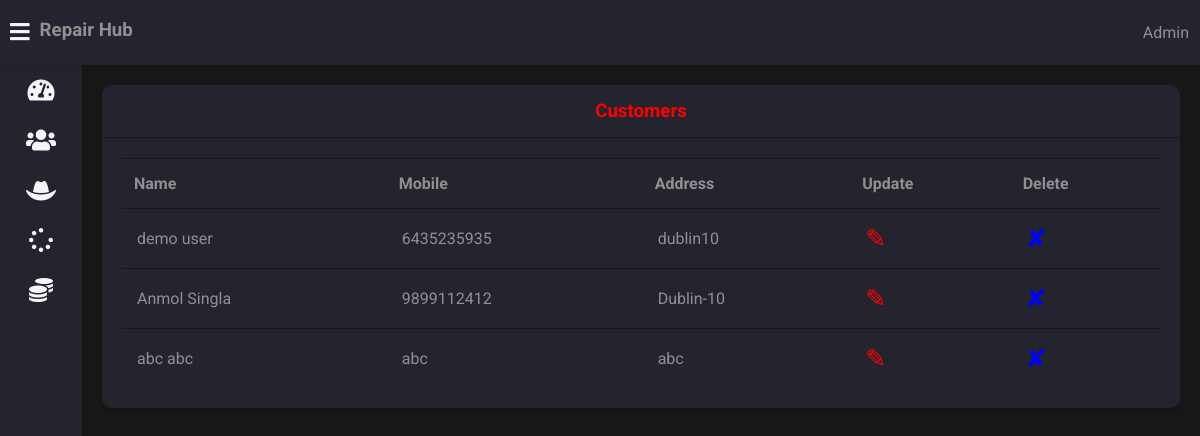
Page /admin-view-customer (signed in) on the committed database.
### vehicle/models.py (models this page shows, shortened)
class Customer(models.Model):
    user=models.OneToOneField(User,on_delete=models.CASCADE)
    profile_pic= models.ImageField(upload_to='profile_pic/CustomerProfilePic/',null=True,blank=True)
    address = models.CharField(max_length=40)
    mobile = models.CharField(max_length=20,null=False)
    @property
    def get_name(self):
        return self.user.first_name+" "+self.user.last_name

### vehicle/views.py (the view)
# urls.py: path('admin-view-customer',views.admin_view_customer_view,name='admin-view-customer'),
@login_required(login_url='adminlogin')
def admin_view_customer_view(request):
    customers=models.Customer.objects.all()
    return render(request,'vehicle/admin_view_customer.html',{'customers':customers})

### templates/vehicle/admin_view_customer.html
{% extends 'vehicle/adminbase.html' %} {% block content %} {% load static %}
<div class="wrapper">
  <div class="row">
    <div class="col-12 col-m-12 col-sm-12">
      <div class="card">
        <div class="card-header">
          <h3 style="color: red; text-align: center">Customers</h3>
        </div>
        <div class="card-content">
          <table>
            <thead>
              <tr>
                <th>Name</th>
                <th>Mobile</th>
                <th>Address</th>
                <th>Update</th>
                <th>Delete</th>
              </tr>
            </thead>
            <tbody>
              {% for c in customers %}
              <tr>
                <td>{{c.get_name}}</td>
                <td>{{c.mobile}}</td>
                <td>{{c.address}}</td>
                <td>
                  <a
                    style="color: red; text-decoration: none; font-size: 25px"
                    href="{% url 'update-customer' c.id  %}"
                    >&#9998;</a
                  >
                </td>
                <td>
                  <a
                    style="color: blue; text-decoration: none; font-size: 25px"
                    href="{% url 'delete-customer' c.id  %}"
                    >&#10008;</a
                  >
                </td>
              </tr>
              {% endfor %}
            </tbody>
          </table>
        </div>
      </div>
    </div>
  </div>
  <br /><br /><br /><br /><br /><br /><br /><br /><br /><br /><br /><br /><br /><br /><br /><br />
</div>
{% endblock content %}

### static/style.css (style rules this page uses)
:root { --primary-color: #4834d4; --success-color: #6ab04c; --warning-color: #f0932b; --danger-color: #eb4d4b; --light-color: #212529; --light-second-color: #727475; --light-background: #ffffff; --light-second-background: #f1f1f1; --dark-color: #909090; --dark-second-color: #f5f6fa; --dark-background: #23242d; --dark-second-background: #181818; }
.dark { --main-bg-color: var(--dark-background); --second-bg-color: var(--dark-second-background); --main-color: var(--dark-color); --second-color: var(--dark-second-color); }
* { box-sizing: border-box; }
body { font-family: "Roboto", sans-serif; background: var(--main-bg-color); color: var(--main-color); margin: 0; }
.wrapper { padding: 10px; margin-left: 82px; padding-top: 75px; background: var(--second-bg-color); transition: margin-left 0.5s; }
.row { display: flex; flex-wrap: wrap; flex-direction: row; }
.row:after, .row:before { box-sizing: border-box; }
[class*="col-"] { padding: 10px; }
@media only screen and (min-width: 600px) { .col-sm-12 { width: 100%; } }
@media only screen and (min-width: 768px) { .col-m-12 { width: 100%; } }
@media only screen and (min-width: 992px) { .col-12 { width: 100%; } }
.card { background: var(--main-bg-color); color: var(--main-color); border-radius: 10px; margin-bottom: 10px; box-shadow: 0 4px 8px 0 rgba(0, 0, 0, 0.2); }
.card-header { padding: 15px 30px; border-bottom: 1px solid var(--second-bg-color); position: relative; }
.card-header h3 { margin: 0; }
.card-content { padding: 20px; overflow-x: auto; }
table { border-collapse: collapse; width: 100%; }
table td { border-top: 1px solid var(--second-bg-color); padding: 15px; }
table th { border-top: 1px solid var(--second-bg-color); border-bottom: 1px solid var(--second-bg-color); padding: 15px 12px; text-align: left; }

### rows in the picture
Customer: get_name "demo user", mobile "6435235935", address "dublin10"
Customer: get_name "Anmol Singla", mobile "9899112412", address "Dublin-10"
Customer: get_name "abc abc", mobile "abc", address "abc"
